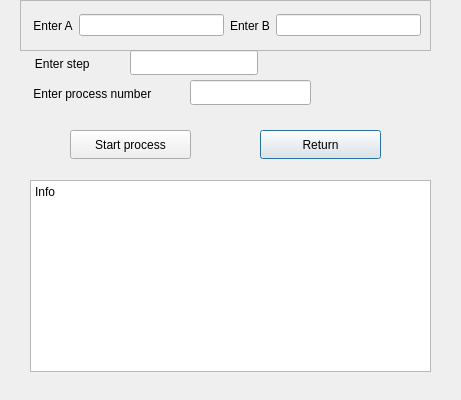
<?xml version="1.0" encoding="UTF-8"?>
<ui version="4.0">
 <class>first</class>
 <widget class="QDialog" name="first">
  <property name="geometry">
   <rect>
    <x>0</x>
    <y>0</y>
    <width>461</width>
    <height>400</height>
   </rect>
  </property>
  <property name="windowTitle">
   <string>Dialog</string>
  </property>
  <widget class="QPushButton" name="returnButt">
   <property name="geometry">
    <rect>
     <x>260</x>
     <y>130</y>
     <width>121</width>
     <height>29</height>
    </rect>
   </property>
   <property name="text">
    <string>Return</string>
   </property>
  </widget>
  <widget class="QFrame" name="frame">
   <property name="geometry">
    <rect>
     <x>20</x>
     <y>0</y>
     <width>411</width>
     <height>51</height>
    </rect>
   </property>
   <property name="frameShape">
    <enum>QFrame::StyledPanel</enum>
   </property>
   <property name="frameShadow">
    <enum>QFrame::Raised</enum>
   </property>
   <layout class="QHBoxLayout" name="horizontalLayout_2">
    <item>
     <widget class="QLabel" name="label">
      <property name="text">
       <string> Enter A</string>
      </property>
     </widget>
    </item>
    <item>
     <widget class="QLineEdit" name="aBound"/>
    </item>
    <item>
     <widget class="QLabel" name="label_2">
      <property name="text">
       <string>Enter B</string>
      </property>
     </widget>
    </item>
    <item>
     <widget class="QLineEdit" name="bBound"/>
    </item>
   </layout>
  </widget>
  <widget class="QLabel" name="label_4">
   <property name="geometry">
    <rect>
     <x>30</x>
     <y>80</y>
     <width>171</width>
     <height>27</height>
    </rect>
   </property>
   <property name="text">
    <string> Enter process number</string>
   </property>
  </widget>
  <widget class="QPushButton" name="pushButton">
   <property name="geometry">
    <rect>
     <x>70</x>
     <y>130</y>
     <width>121</width>
     <height>29</height>
    </rect>
   </property>
   <property name="text">
    <string>Start process</string>
   </property>
  </widget>
  <widget class="QLineEdit" name="prN">
   <property name="geometry">
    <rect>
     <x>190</x>
     <y>80</y>
     <width>121</width>
     <height>25</height>
    </rect>
   </property>
  </widget>
  <widget class="QTextBrowser" name="timeInfo">
   <property name="geometry">
    <rect>
     <x>30</x>
     <y>180</y>
     <width>401</width>
     <height>192</height>
    </rect>
   </property>
   <property name="html">
    <string>&lt;!DOCTYPE HTML PUBLIC &quot;-//W3C//DTD HTML 4.0//EN&quot; &quot;http://www.w3.org/TR/REC-html40/strict.dtd&quot;&gt;
&lt;html&gt;&lt;head&gt;&lt;meta name=&quot;qrichtext&quot; content=&quot;1&quot; /&gt;&lt;meta charset=&quot;utf-8&quot; /&gt;&lt;style type=&quot;text/css&quot;&gt;
p, li { white-space: pre-wrap; }
hr { height: 1px; border-width: 0; }
li.unchecked::marker { content: &quot;\2610&quot;; }
li.checked::marker { content: &quot;\2612&quot;; }
&lt;/style&gt;&lt;/head&gt;&lt;body style=&quot; font-family:'Segoe UI'; font-size:9pt; font-weight:400; font-style:normal;&quot;&gt;
&lt;p style=&quot; margin-top:0px; margin-bottom:0px; margin-left:0px; margin-right:0px; -qt-block-indent:0; text-indent:0px;&quot;&gt;Info&lt;/p&gt;&lt;/body&gt;&lt;/html&gt;</string>
   </property>
  </widget>
  <widget class="QLineEdit" name="step">
   <property name="geometry">
    <rect>
     <x>130</x>
     <y>50</y>
     <width>128</width>
     <height>25</height>
    </rect>
   </property>
  </widget>
  <widget class="QLabel" name="label_3">
   <property name="geometry">
    <rect>
     <x>25</x>
     <y>50</y>
     <width>78</width>
     <height>27</height>
    </rect>
   </property>
   <property name="text">
    <string>   Enter step</string>
   </property>
  </widget>
 </widget>
 <resources/>
 <connections/>
</ui>
